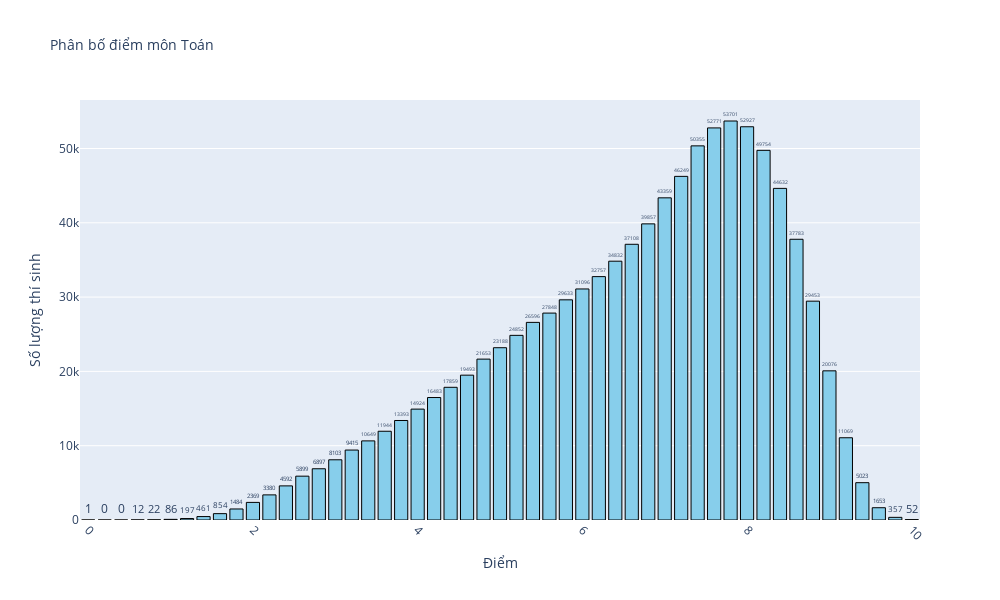
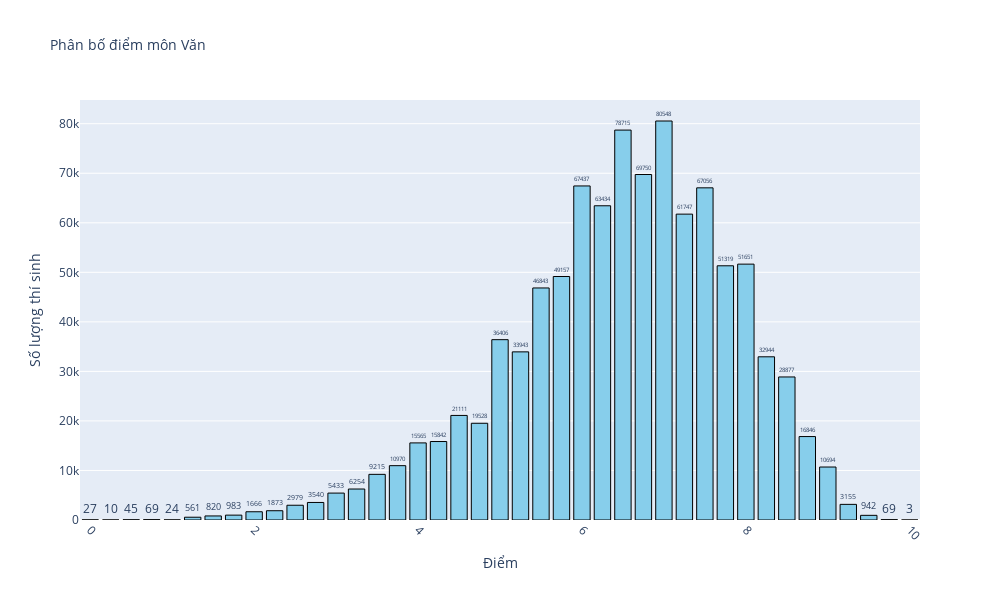
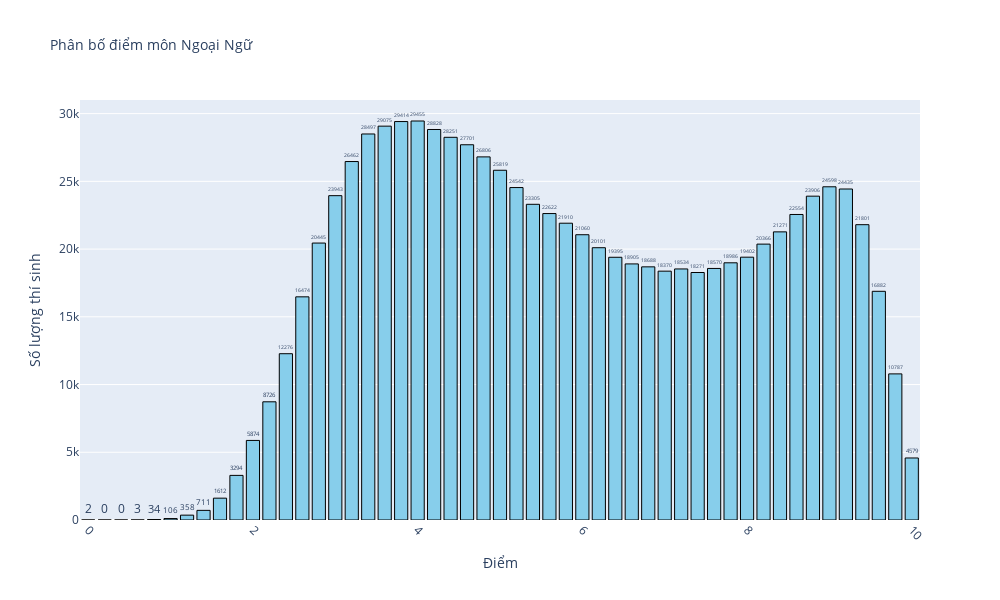
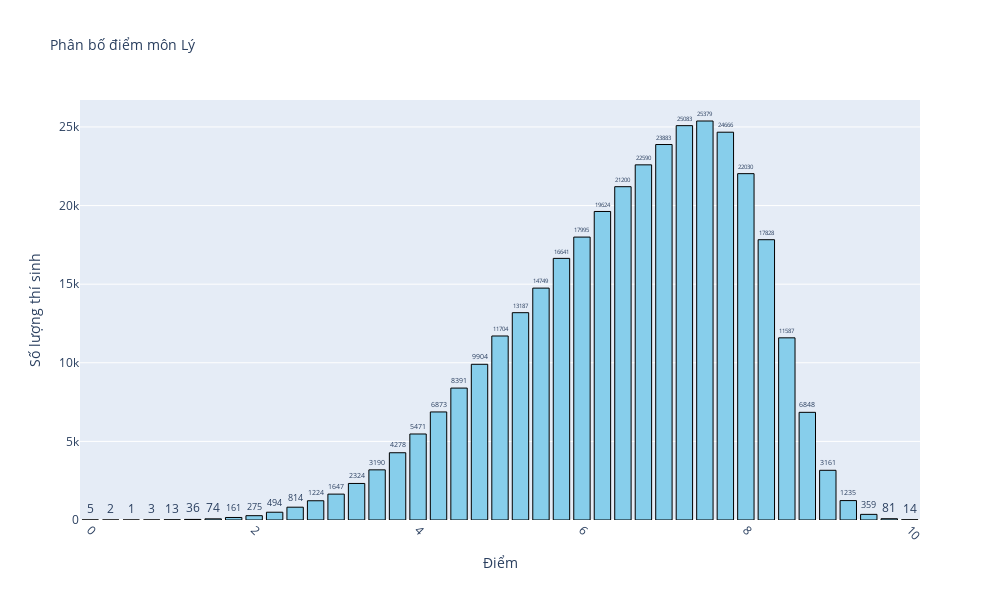

Notebook code for these charts, in order:
### Markdown cell above
Lập biểu đồ phân bố điểm ở các môn

### Code cell
subjects = ['Toán', 'Văn', 'Ngoại Ngữ', 'Lý', 'Hoá', 'Sinh', 'Sử', 'Địa', 'GDCD']
for subject in subjects:
    if subject in ['Toán', 'Ngoại Ngữ']:
        step = 0.2
    else:
        step = 0.25 
    all_score = [round(i * step, 2) for i in range(int(10 / step) + 1)]
    distribution_score = {score: (df[subject] == score).sum() for score in all_score}
    df_diem = pd.DataFrame(list(distribution_score.items()), columns=['Điểm', 'Số lượng'])
    fig = px.bar(
        df_diem,
        x='Điểm',
        y='Số lượng',
        title=f'Phân bố điểm môn {subject}',
        labels={'Điểm': 'Điểm', 'Số lượng': 'Số lượng thí sinh'},
        text='Số lượng'
    )
    fig.update_traces(
        textposition='outside',
        marker=dict(color='skyblue', line=dict(color='black', width=1))
    )
    fig.update_layout(
        xaxis=dict(tickangle=45),
        yaxis=dict(title='Số lượng thí sinh'),
        xaxis_title='Điểm',
        title_font_size=14,
        font=dict(size=12),
        width=1000,
        height=600  
    )
    fig.show()

### Figure 1 — Plotly figure (JSON) as saved in the notebook; plotly's stock layout.template omitted (floating-point values rounded to 4 significant figures)
{"data": [{"alignmentgroup": "True", "hovertemplate": "Điểm=%{x}<br>Số lượng thí sinh=%{text}<extra></extra>", "legendgroup": "", "marker": {"color": "skyblue", "line": {"color": "black", "width": 1}, "pattern": {"shape": ""}}, "name": "", "offsetgroup": "", "orientation": "v", "showlegend": false, "text": [1, 0, 0, 12, 22, 86, 197, 461, 854, 1484, 2369, 3380, 4592, 5899, 6897, 8103, 9415, 10649, 11944, 13393, 14924, 16483, 17859, 19493, 21653, 23188, 24852, 26596, 27848, 29633, 31096, 32757, 34832, 37108, 39857, 43359, 46249, 50355, 52771, 53701, 52927, 49754, 44632, 37783, 29453, 20076, 11069, 5023, 1653, 357, 52], "textposition": "outside", "type": "bar", "x": [0, 0.2, 0.4, 0.6, 0.8, 1, 1.2, 1.4, 1.6, 1.8, 2, 2.2, 2.4, 2.6, 2.8, 3, 3.2, 3.4, 3.6, 3.8, 4, 4.2, 4.4, 4.6, 4.8, 5, 5.2, 5.4, 5.6, 5.8, 6, 6.2, 6.4, 6.6, 6.8, 7, 7.2, 7.4, 7.6, 7.8, 8, 8.2, 8.4, 8.6, 8.8, 9, 9.2, 9.4, 9.6, 9.8, 10], "xaxis": "x", "y": [1, 0, 0, 12, 22, 86, 197, 461, 854, 1484, 2369, 3380, 4592, 5899, 6897, 8103, 9415, 10649, 11944, 13393, 14924, 16483, 17859, 19493, 21653, 23188, 24852, 26596, 27848, 29633, 31096, 32757, 34832, 37108, 39857, 43359, 46249, 50355, 52771, 53701, 52927, 49754, 44632, 37783, 29453, 20076, 11069, 5023, 1653, 357, 52], "yaxis": "y"}], "layout": {"barmode": "relative", "font": {"size": 12}, "height": 600, "legend": {"tracegroupgap": 0}, "title": {"font": {"size": 14}, "text": "Phân bố điểm môn Toán"}, "width": 1000, "xaxis": {"anchor": "y", "domain": [0, 1], "tickangle": 45, "title": {"text": "Điểm"}}, "yaxis": {"anchor": "x", "domain": [0, 1], "title": {"text": "Số lượng thí sinh"}}}}

### Figure 2 — Plotly figure (JSON) as saved in the notebook; plotly's stock layout.template omitted (floating-point values rounded to 4 significant figures)
{"data": [{"alignmentgroup": "True", "hovertemplate": "Điểm=%{x}<br>Số lượng thí sinh=%{text}<extra></extra>", "legendgroup": "", "marker": {"color": "skyblue", "line": {"color": "black", "width": 1}, "pattern": {"shape": ""}}, "name": "", "offsetgroup": "", "orientation": "v", "showlegend": false, "text": [27, 10, 45, 69, 24, 561, 820, 983, 1666, 1873, 2979, 3540, 5433, 6254, 9215, 10970, 15565, 15842, 21111, 19528, 36406, 33943, 46843, 49157, 67437, 63434, 78715, 69750, 80548, 61747, 67056, 51319, 51651, 32944, 28877, 16846, 10694, 3155, 942, 69, 3], "textposition": "outside", "type": "bar", "x": [0, 0.25, 0.5, 0.75, 1, 1.25, 1.5, 1.75, 2, 2.25, 2.5, 2.75, 3, 3.25, 3.5, 3.75, 4, 4.25, 4.5, 4.75, 5, 5.25, 5.5, 5.75, 6, 6.25, 6.5, 6.75, 7, 7.25, 7.5, 7.75, 8, 8.25, 8.5, 8.75, 9, 9.25, 9.5, 9.75, 10], "xaxis": "x", "y": [27, 10, 45, 69, 24, 561, 820, 983, 1666, 1873, 2979, 3540, 5433, 6254, 9215, 10970, 15565, 15842, 21111, 19528, 36406, 33943, 46843, 49157, 67437, 63434, 78715, 69750, 80548, 61747, 67056, 51319, 51651, 32944, 28877, 16846, 10694, 3155, 942, 69, 3], "yaxis": "y"}], "layout": {"barmode": "relative", "font": {"size": 12}, "height": 600, "legend": {"tracegroupgap": 0}, "title": {"font": {"size": 14}, "text": "Phân bố điểm môn Văn"}, "width": 1000, "xaxis": {"anchor": "y", "domain": [0, 1], "tickangle": 45, "title": {"text": "Điểm"}}, "yaxis": {"anchor": "x", "domain": [0, 1], "title": {"text": "Số lượng thí sinh"}}}}

### Figure 3 — Plotly figure (JSON) as saved in the notebook; plotly's stock layout.template omitted (floating-point values rounded to 4 significant figures)
{"data": [{"alignmentgroup": "True", "hovertemplate": "Điểm=%{x}<br>Số lượng thí sinh=%{text}<extra></extra>", "legendgroup": "", "marker": {"color": "skyblue", "line": {"color": "black", "width": 1}, "pattern": {"shape": ""}}, "name": "", "offsetgroup": "", "orientation": "v", "showlegend": false, "text": [2, 0, 0, 3, 34, 106, 358, 711, 1612, 3294, 5874, 8726, 12276, 16474, 20445, 23943, 26462, 28497, 29075, 29414, 29455, 28828, 28251, 27701, 26806, 25819, 24542, 23305, 22622, 21910, 21060, 20101, 19395, 18905, 18688, 18370, 18534, 18271, 18570, 18986, 19402, 20366, 21271, 22554, 23906, 24598, 24435, 21801, 16882, 10787, 4579], "textposition": "outside", "type": "bar", "x": [0, 0.2, 0.4, 0.6, 0.8, 1, 1.2, 1.4, 1.6, 1.8, 2, 2.2, 2.4, 2.6, 2.8, 3, 3.2, 3.4, 3.6, 3.8, 4, 4.2, 4.4, 4.6, 4.8, 5, 5.2, 5.4, 5.6, 5.8, 6, 6.2, 6.4, 6.6, 6.8, 7, 7.2, 7.4, 7.6, 7.8, 8, 8.2, 8.4, 8.6, 8.8, 9, 9.2, 9.4, 9.6, 9.8, 10], "xaxis": "x", "y": [2, 0, 0, 3, 34, 106, 358, 711, 1612, 3294, 5874, 8726, 12276, 16474, 20445, 23943, 26462, 28497, 29075, 29414, 29455, 28828, 28251, 27701, 26806, 25819, 24542, 23305, 22622, 21910, 21060, 20101, 19395, 18905, 18688, 18370, 18534, 18271, 18570, 18986, 19402, 20366, 21271, 22554, 23906, 24598, 24435, 21801, 16882, 10787, 4579], "yaxis": "y"}], "layout": {"barmode": "relative", "font": {"size": 12}, "height": 600, "legend": {"tracegroupgap": 0}, "title": {"font": {"size": 14}, "text": "Phân bố điểm môn Ngoại Ngữ"}, "width": 1000, "xaxis": {"anchor": "y", "domain": [0, 1], "tickangle": 45, "title": {"text": "Điểm"}}, "yaxis": {"anchor": "x", "domain": [0, 1], "title": {"text": "Số lượng thí sinh"}}}}

### Figure 4 — Plotly figure (JSON) as saved in the notebook; plotly's stock layout.template omitted (floating-point values rounded to 4 significant figures)
{"data": [{"alignmentgroup": "True", "hovertemplate": "Điểm=%{x}<br>Số lượng thí sinh=%{text}<extra></extra>", "legendgroup": "", "marker": {"color": "skyblue", "line": {"color": "black", "width": 1}, "pattern": {"shape": ""}}, "name": "", "offsetgroup": "", "orientation": "v", "showlegend": false, "text": [5, 2, 1, 3, 13, 36, 74, 161, 275, 494, 814, 1224, 1647, 2324, 3190, 4278, 5471, 6873, 8391, 9904, 11704, 13187, 14749, 16641, 17995, 19624, 21200, 22590, 23883, 25083, 25379, 24666, 22030, 17828, 11587, 6848, 3161, 1235, 359, 81, 14], "textposition": "outside", "type": "bar", "x": [0, 0.25, 0.5, 0.75, 1, 1.25, 1.5, 1.75, 2, 2.25, 2.5, 2.75, 3, 3.25, 3.5, 3.75, 4, 4.25, 4.5, 4.75, 5, 5.25, 5.5, 5.75, 6, 6.25, 6.5, 6.75, 7, 7.25, 7.5, 7.75, 8, 8.25, 8.5, 8.75, 9, 9.25, 9.5, 9.75, 10], "xaxis": "x", "y": [5, 2, 1, 3, 13, 36, 74, 161, 275, 494, 814, 1224, 1647, 2324, 3190, 4278, 5471, 6873, 8391, 9904, 11704, 13187, 14749, 16641, 17995, 19624, 21200, 22590, 23883, 25083, 25379, 24666, 22030, 17828, 11587, 6848, 3161, 1235, 359, 81, 14], "yaxis": "y"}], "layout": {"barmode": "relative", "font": {"size": 12}, "height": 600, "legend": {"tracegroupgap": 0}, "title": {"font": {"size": 14}, "text": "Phân bố điểm môn Lý"}, "width": 1000, "xaxis": {"anchor": "y", "domain": [0, 1], "tickangle": 45, "title": {"text": "Điểm"}}, "yaxis": {"anchor": "x", "domain": [0, 1], "title": {"text": "Số lượng thí sinh"}}}}
